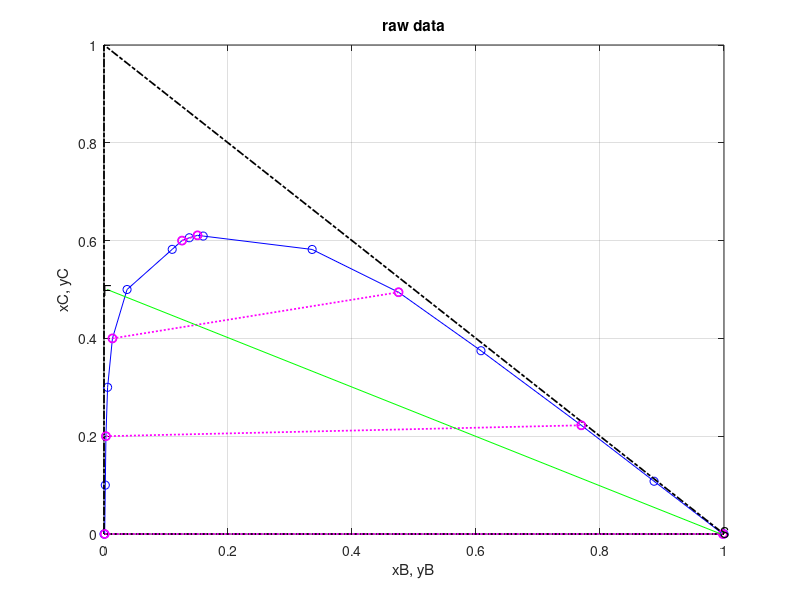

This figure's MATLAB source: (Note: this script raises an error after producing the figure.)
B = [0 0.0011 0.0021 0.0031 0.0058 0.0136 0.0372 0.11 0.1259 0.1376 0.1508 0.16 0.3357 0.4751 0.608 0.7698 0.8872 0.9982 1];
C = [0 0 0.1 0.2 0.3 0.4 0.5 0.5821 0.6 0.6058 0.6107 0.6093 0.5819 0.4944 0.3748 0.2223 0.1079 0 0];
figure(1)
plot(B,C,'bo-');
grid on;
hold on;
plot([0 1 0 0],[0 0 1 0], 'k-.', 'linewidth',1.25);
xlabel("xB, yB");
ylabel("xC, yC");
title('raw data');

tiexc = [0, 0.2, 0.4, 0.6];
tieyc = [0.0, 0.2223, 0.4944, 0.6107];
tiexb = [0.0011, 0.0031, 0.0136, 0.1259];
tieyb = [0.9982, 0.7698, 0.4751, 0.1508];

for i = 1:length(tiexc)
plot([tiexb(i) tieyb(i)], [tiexc(i) tieyc(i)],'mo:','linewidth',1.25);
end

tie_slope = zeros(1,length(tiexc));
for i = 1:length(tiexc)
tie_slope(i) = (tieyc(i) - tiexc(i))/(tieyb(i) - tiexb(i));
end

F = [0, 0.5];
S = [0.995, 0.005];
plot(S,F,'g','linewidth',0.35)
text(0, 0.5,'F');
text(0.995, 0.005,'S');

p1 = polyfit(B(1:10),C(1:10),5);
p2 = polyfit(B(10:19),C(10:19),3);

stages = 10;
S = repmat(800, 1, 10);
F = 1000;
xbf = 0;
xcf = 0.5;
ybs = 0.995;

ycs = 0.005;
r = ones(1,stages);
e = ones(1,stages);
xbr = ones(1,stages);xcr = ones(1,stages);
ybe = ones(1,stages);yce = ones(1,stages);
M = ones(1,stages);
Mx = ones(1,stages);
My = ones(1,stages);
syms R E
syms x y

for i = 1:10
    M(i) = F + S(i);
    My(i) = (F*xcf + S(i)*ycs)/M(i); 
    Mx(i) = (F*xbf + S(i)*ybs)/M(i); % x coordinate of the mixture point
    
    if (0.1 < My(i)) && (My(i) <= 0.3)
    slope = tie_slope(1) + ( My(i)-0.1) * (tie_slope(2) - tie_slope(1)) / (0.3 - 0.1 );
    elseif (0.3 < My(i)) && (My(i) <= 0.5)
    slope = tie_slope(2) + (My(i) - 0.3) * (tie_slope(3) - tie_slope(2)) / (0.5 - 0.3);
    elseif (0.5 < My(i)) && (My(i)<=0.6)
    slope = tie_slope(3) + (My(i) - 0.3) * (tie_slope(4) - tie_slope(3)) / (0.5 - 0.3);
    elseif (My(i)>0.6)
    slope = tie_slope(4) + (My(i) - 0.3) * 0.12 / (0.6107 - 0.5);
    end
    
    [xbr(i),xcr(i)] = vpasolve([y == poly2sym(p1),y == My(i) + slope*(x - Mx(i))],[x,y],[0 0.1508; 0 0.6107]); % for the raffinate part
    
    [ybe(i),yce(i)] = vpasolve([y == poly2sym(p2), y == My(i) + slope*(x-Mx(i))],[x,y],[0.16 1; 0.6093 0]); % for the extract part
   

    [r(i),e(i)] = solve([R + E - M(i),((R*xcr(i)) + (E*yce(i)) - (M(i)*My(i))),R>0,E>0],[R,E]);
    F = r(i); 
    xcf = xcr(i); 

end

figure(3)
plot(yce, '-bo');
xlabel("Number of stages");
ylabel("Solute Fraction");
title("Solute Fraction vs no of stages");
display("From the graph we can say 4 stages required for 96% removal of the solute for the second solvent scheme.")

% From the graph we can say 4 stages required for 96% removal of the solute
% for the second solvent scheme.
